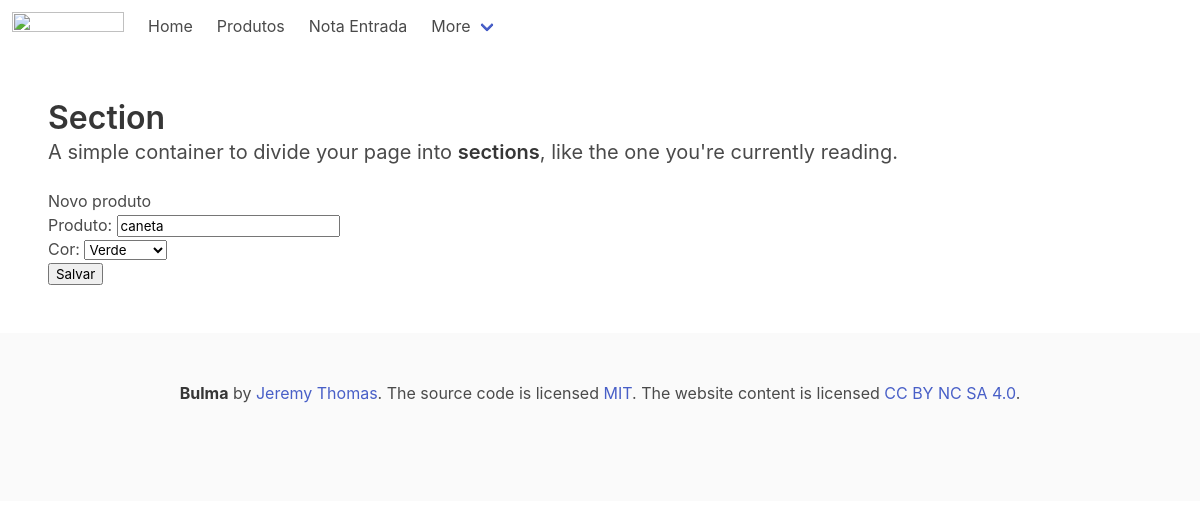
/produto/alterar/1/, run on an earlier commit of the app's database.
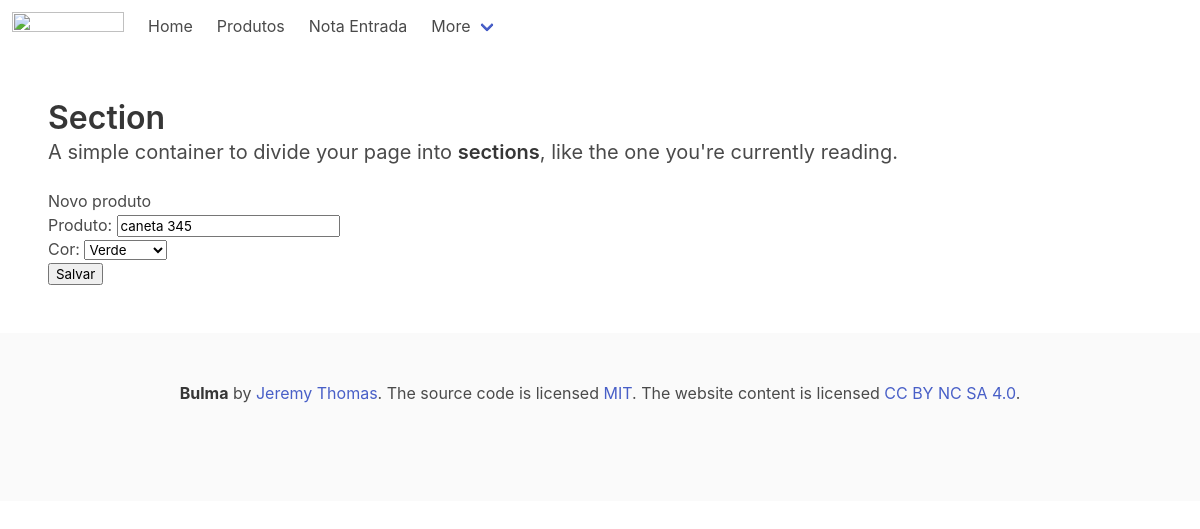
And on a later commit of the database.
### produto/models.py (models this page shows, shortened)
class Produtos(models.Model):
    produto = models.CharField('Produto', max_length=200)
    cor = models.ForeignKey(Cores, on_delete=models.PROTECT)
    preco = models.DecimalField('Preço', decimal_places=2, max_digits=8, default=0)
    quantidade = models.IntegerField('Quantidade', default=0)

### produto/views.py (the view)
# urls.py: path('alterar/<int:pk>/', alterar, name='alterar'),
def alterar(request, pk):
    produto = Produtos.objects.get(id=pk)
    if request.method == 'POST':
        form = ProdutoForm(request.POST, instance=produto)
        if form.is_valid():
            form.save()
            return redirect('produto:listar')
    else:
        template_name = 'alterar_produto.html'
        context = {
            'form': ProdutoForm(instance=produto),
            'pk': pk,
        }
        return render(request, template_name, context)

### produto/forms.py
class ProdutoForm(ModelForm):
    class Meta:
        model = Produtos
        fields = ['produto', 'cor']

### produto/models.py (called while the page is built)
    def __str__(self) -> str:
        return self.cor

### produto/templates/alterar_produto.html (shortened to what this page needs)
{% extends 'base.html' %}
{% block product %}
<p>Novo produto</p>
<form action="{% url 'produto:alterar' pk %}" method="post">
    {{ form.as_p }}
    <button type="submit">Salvar</button>
</form>
{% endblock %}

What changed in the data, as far as the page shows it:
changed Produtos: produto "caneta" → "caneta 345"
